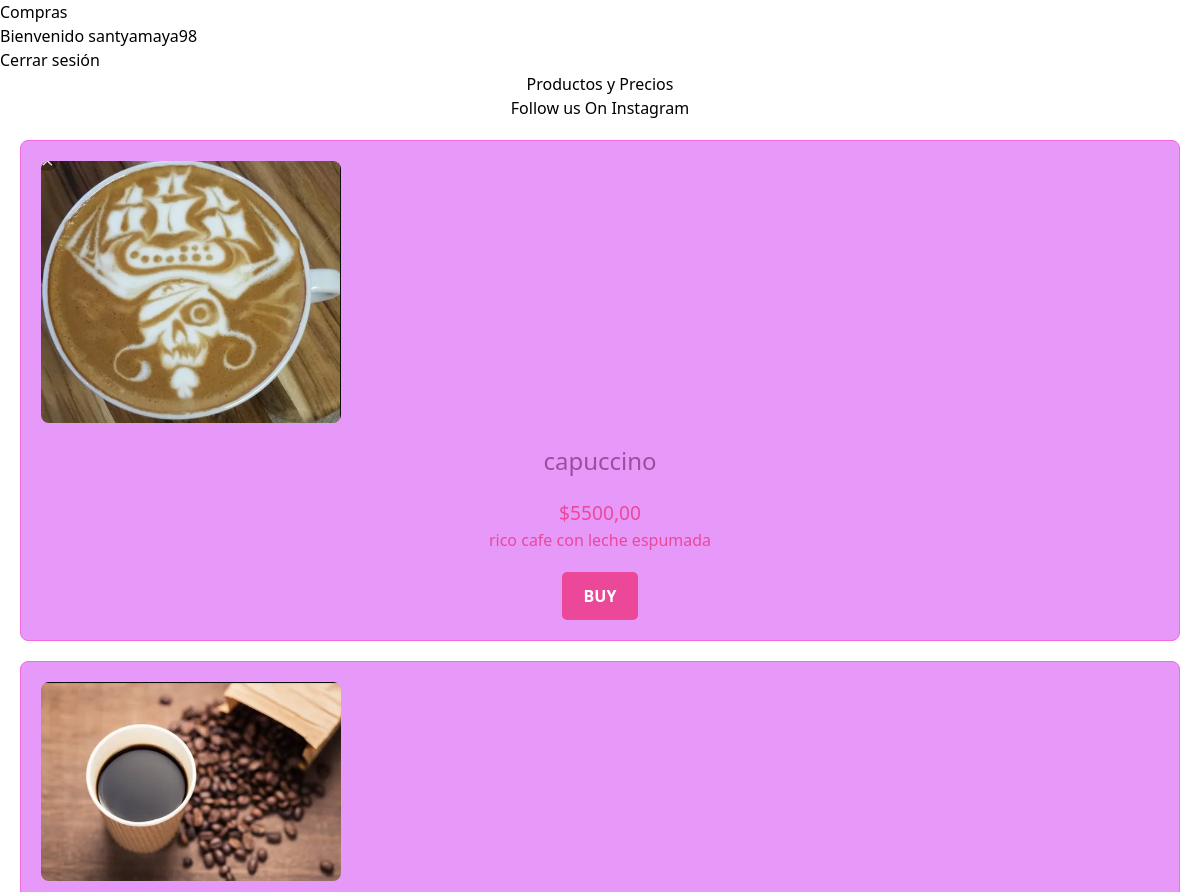
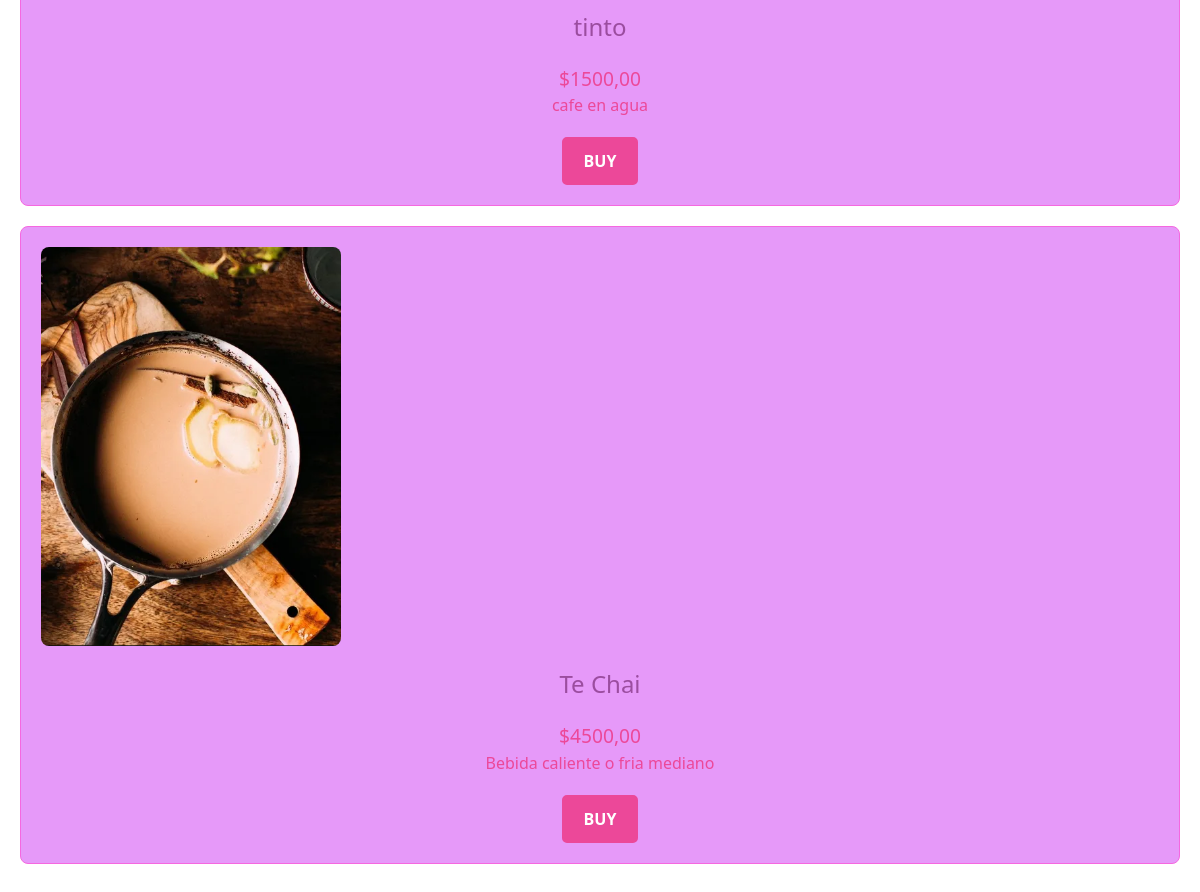
The page /productos/ (signed in) on the database its author committed (2 pictures, top to bottom).
### products/models.py (models this page shows, shortened)
class Product(models.Model):
    name = models.TextField(max_length=200, verbose_name="nombre")
    description = models.TextField(max_length=300, verbose_name="descripcion")
    price = models.DecimalField(max_digits=10, decimal_places=2, verbose_name="precio")
    available = models.BooleanField(default=True, verbose_name="disponible")
    photo = models.ImageField(upload_to="logos", null=True, blank=True, verbose_name="foto")

### products/views.py (the view)
# urls.py: path('', ListProductView.as_view(), name='listado'),
class ListProductView(ListView):
    model = Product
    template_name = 'products/list_product.html'
    context_object_name = "products"

### products/templates/products/list_product.html (shortened to what this page needs)
{% extends 'base.html' %}
{% block content %}
<center>
    <h1 class="text-3xl font-bold text-purple-800 mb-8">Productos y Precios</h1>
</center>
<div class="bg-purple-600 px-4 py-3 text-white">
    <center>
        <p class="text-center text-sm font-medium">
            <a href="https://www.instagram.com/santyamaya98/" class="text-pink-300 underline hover:text-pink-500">Follow us On Instagram</a>
        </p>
    </center>
</div>
<div style="max-width: 1200px; margin: 0 auto; padding: 20px;">
    <ul style="list-style-type: none; padding: 0;">
        {% for prod in products %}
        <li style="border: 1px solid #f568e0; border-radius: 8px; margin-bottom: 20px; padding: 20px; background-color: #e699f9;">
            <div style="text-align: center; margin-bottom: 15px;">
                {% if prod.photo %}
                <img src="{{ prod.photo.url }}" alt="{{ prod.name }}" style="width: 100%; max-width: 300px; height: auto; border-radius: 8px;">
                {% else %}
                <img src="https://via.placeholder.com/300" alt="Placeholder image" style="width: 100%; max-width: 300px; height: auto; border-radius: 8px;">
                {% endif %}
            </div>
            <div style="text-align: center;">
                <h3 style="font-size: 1.5em; margin: 20px 0; color: #9b4d9f;">{{ prod.name }}</h3>
                <p style="font-size: 1.2em; color: #ec4899;">${{ prod.price }}</p>
                <p style="font-size: 1em; color: #ec4899;">{{ prod.description }}</p>
            </div>
            <div style="text-align: center; margin-top: 20px;">
                <p class="text-pink-600">
                <a
                href="#"
                style="display: inline-block; padding: 10px 20px; font-size: 1em; font-weight: bold; color: #fff; text-decoration: none; border: 2px solid #ec4899; border-radius: 5px; background-color: #ec4899;"
                onmouseover="this.style.backgroundColor='#db2777'; this.style.color='#fff';"
                onmouseout="this.style.backgroundColor='#ec4899'; this.style.color='#fff';"
                >
                    BUY
                </a>
            </div>
        </li>
        {% endfor %}
    </ul>
</div>
{% endblock %}

### templates/base.html (shortened to what this page needs)
<!DOCTYPE html>
{% load static %}
<html lang="en">
<head>
    <link rel="stylesheet" href="{% static 'css/tailwind.css' %}">
</head>
<body class="bg-purple-200">
    <div class="mx-auto max-w-screen-xl px-4 py-8 sm:px-6 sm:py-12 lg:px-8 text-center">
        <button
        type="submit"
        class="inline-block rounded border border-pink-500 px-12 py-3 text-sm font-medium text-pink-600 hover:bg-purple-600 hover:text-white focus:outline-none focus:ring focus:ring-purple-500 active:bg-purple-500"
           >
           Compras
       </button>
        {% if user.is_authenticated %}
            <h1 class="text-2xl font-bold text-gray-900 sm:text-3xl">
                Bienvenido {{ user.username }}
            </h1>
            <form action ="{% url 'logout' %}" method="post">
             <button
             type="submit"
             class="inline-block rounded border border-pink-500 px-12 py-3 text-sm font-medium text-pink-600 hover:bg-pink-600 hover:text-white focus:outline-none focus:ring focus:ring-pink-500 active:bg-pink-500"
                >
                Cerrar sesión
            </button>
            </form>
        {% else %}
            <a href="{% url 'login' %}" class="inline-block rounded border border-pink-700 px-12 py-3 text-sm font-medium text-pink-600 hover:bg-pink-600 hover:text-white focus:outline-none focus:ring focus:ring-pink-500 active:bg-pink-500">
                Inicia sesión
            </a>
        {% endif %}
    </div>
    {% block content %}
    {% endblock %}
</body>
</html>

### rows shown on the page
Product: photo (picture), name "capuccino", price "5500,00", description "rico cafe con leche espumada"
Product: photo (picture), name "tinto", price "1500,00", description "cafe en agua"
Product: photo (picture), name "Te Chai", price "4500,00", description "Bebida caliente o fria mediano"

### other values the page prints
{{ user.username }} "santyamaya98"
